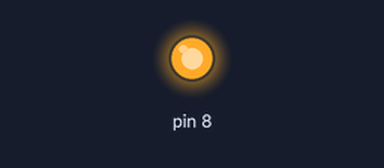
A sketch run on a simulated Arduino Uno, built with avr-gcc and run on an emulated ATmega328P. Shown: output pins drawn as LEDs (lit = HIGH).

Above: at 0.2 s.
At 15.2 s:
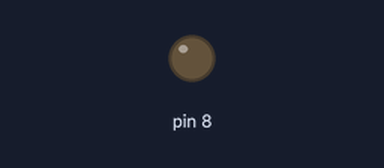
Timing chart, 0 to 26.7 s (numbered marks = the images above):
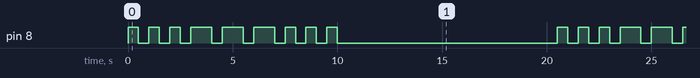

The sketch:

desafio_2_1.ino
```cpp
/*
1.- Hacer el código en arduino para enviar el código SOS a través del parpadeo del led conectado al pin D8.

Enviar el código para evaluarlo en archivo TXT. Para conocer mas detalles del codigo SOS ver este link.

https://es.wikipedia.org/wiki/SOS
*/

void setup()
{
    pinMode(8, OUTPUT);
}

void loop()
{
    //primeros tres puntos
    digitalWrite(8, HIGH);
    delay(500);
    digitalWrite(8, LOW);
    delay(500);
    digitalWrite(8, HIGH);
    delay(500);
    digitalWrite(8, LOW);
    delay(500);
    digitalWrite(8, HIGH);
    delay(500);
    digitalWrite(8, LOW);
    delay(500);
    //siguientes tres guiones
    digitalWrite(8, HIGH);
    delay(1000);
    digitalWrite(8, LOW);
    delay(500);
    digitalWrite(8, HIGH);
    delay(1000);
    digitalWrite(8, LOW);
    delay(500);
    digitalWrite(8, HIGH);
    delay(1000);
    digitalWrite(8, LOW);
    delay(500);
    //ultimos tres puntos
    digitalWrite(8, HIGH);
    delay(500);
    digitalWrite(8, LOW);
    delay(500);
    digitalWrite(8, HIGH);
    delay(500);
    digitalWrite(8, LOW);
    delay(500);
    digitalWrite(8, HIGH);
    delay(500);
    digitalWrite(8, LOW);
    delay(500);
    //espera para reenviar mensaje luego de 10.000 mS
    delay(10000);

}
```

Measured:
- by itself, pin 8: repeats every 20.5 s: 2 × (LOW 0.50 s, HIGH 0.50 s), 3 × (LOW 0.50 s, HIGH 1.0 s), 3 × (LOW 0.50 s, HIGH 0.50 s), LOW 10.5 s, HIGH 0.50 s
- by itself, everything shown: repeats every 20.5 s, in 18 steps
